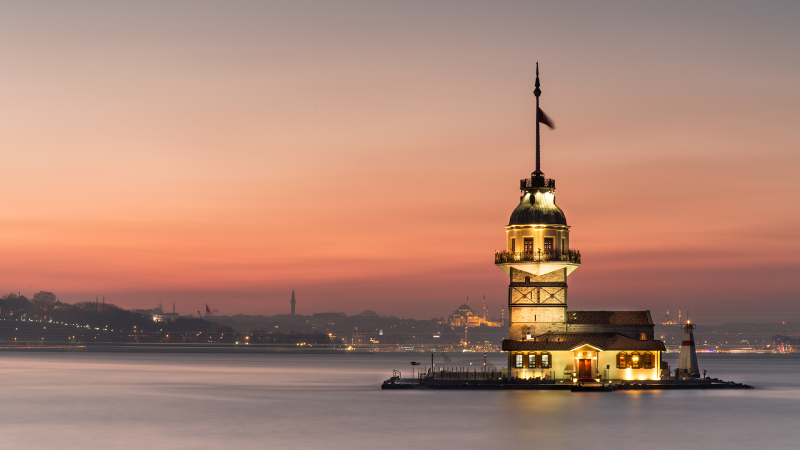
#> input picture 5.png, 1600 x 900 px (shown at 1/2 size)
$ python '11-goruntu toplama cıkarma.py'
#> lines starting #> are read from the running program, lines starting #| are printed output that depends on the picture

import cv2
import numpy as np
x = np.uint8([250])
y = np.uint8([10])
print(x, y)
print(x+y)  # toplar 256 ya gore modu alır
print(cv2.add(x, y))  # max değeri alır
# 0 yerine baska bir şey varsa parlaklık artar
print(cv2.addWeighted(x, 0.5, y, 0.5, 0))
img1 = cv2.imread("5.png")
#> img1 is the input picture: shape (900, 1600, 3); mean B, G, R 116.3, 132.5, 173.4
img2 = cv2.imread("aa.jpg")
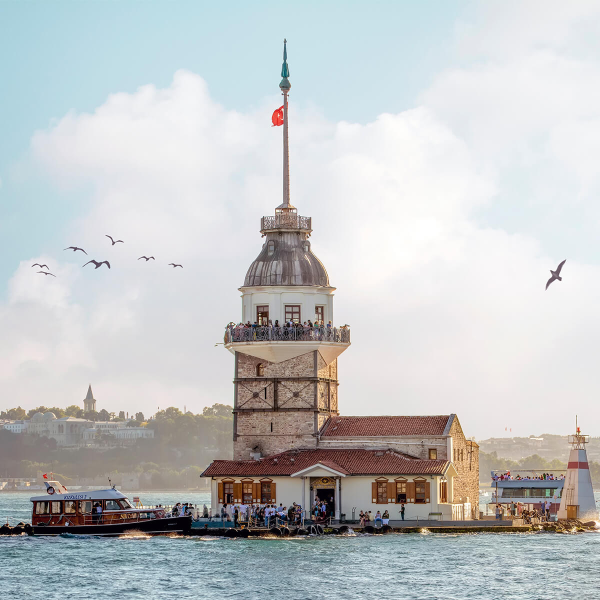
#> input picture aa.jpg, 1200 x 1200 px (shown at 1/2 size)
#> img2 is the input picture: shape (1200, 1200, 3); mean B, G, R 196.7, 195.9, 193.5
img1 = img1[0:700, 0:900]
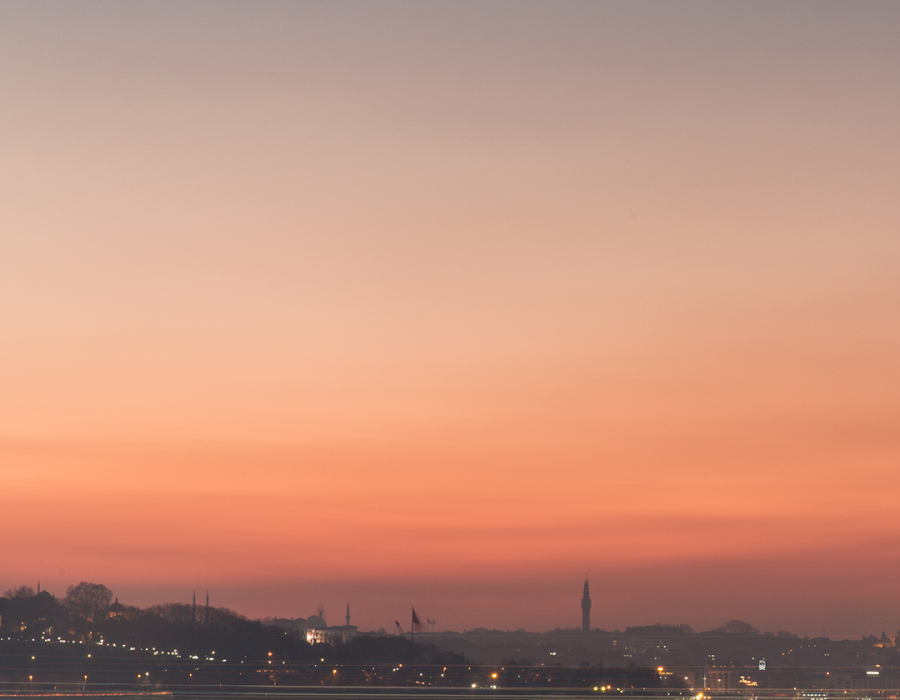
#> img1: shape (700, 900, 3); mean B, G, R 126.5, 146.1, 195.7
img2 = img2[0:700, 0:900]
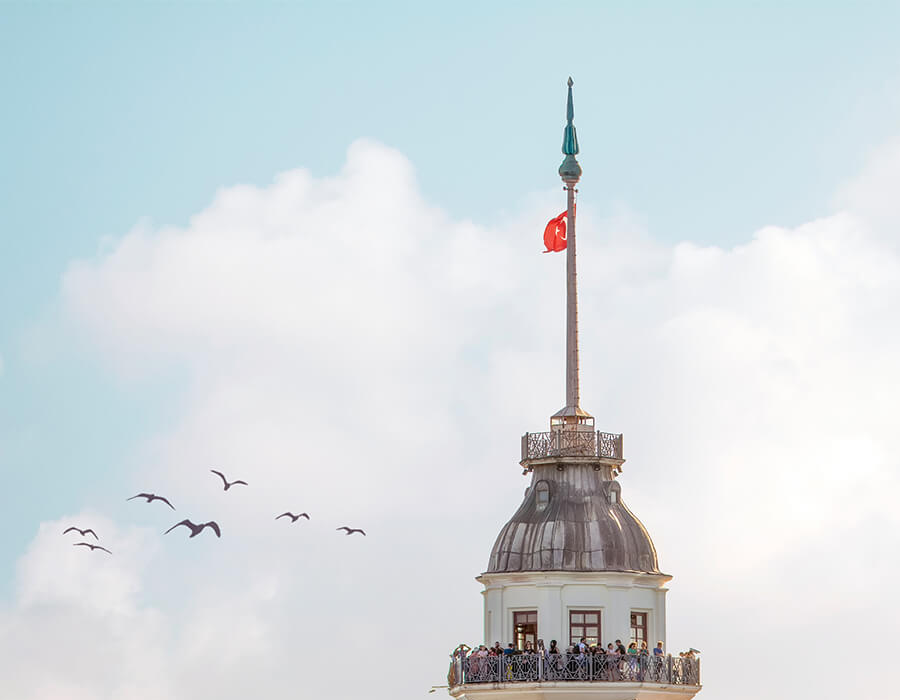
#> img2: shape (700, 900, 3); mean B, G, R 224.6, 220.5, 211.9
t1 = cv2.addWeighted(img1, 0.7, img2, 0.3, 0)
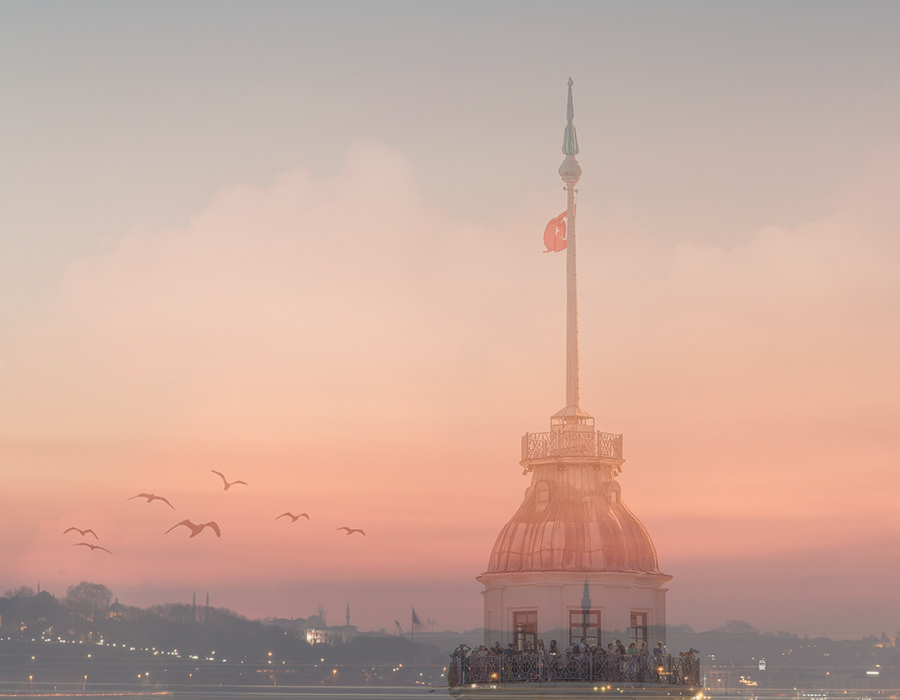
#> t1: shape (700, 900, 3); mean B, G, R 155.9, 168.4, 200.5
t2 = cv2.addWeighted(img1, 0.4, img2, 0.6, 50)
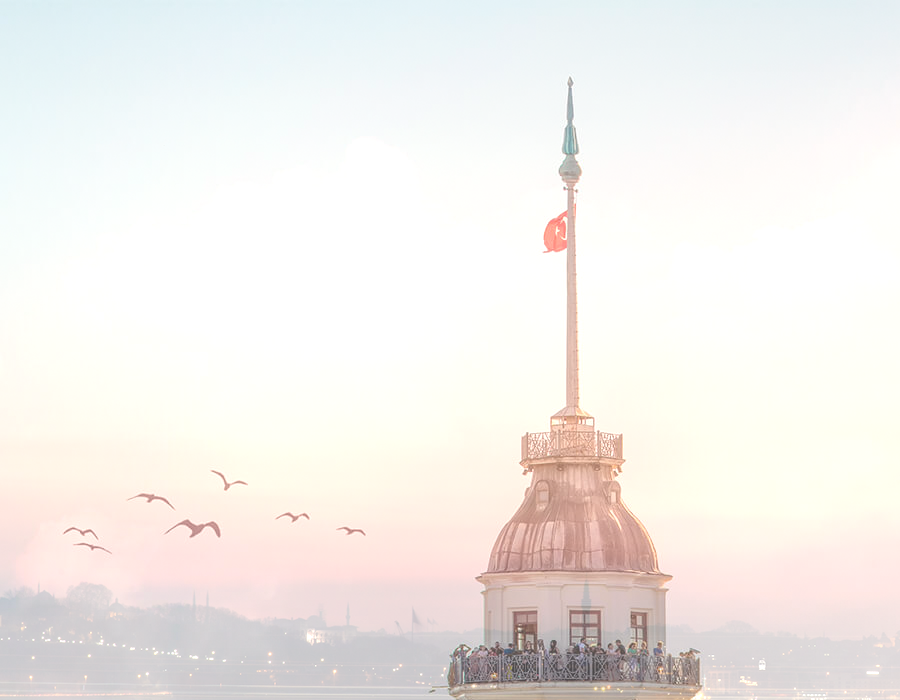
#> t2: shape (700, 900, 3); mean B, G, R 235, 238.6, 242.7
t3 = cv2.add(img1, img2)
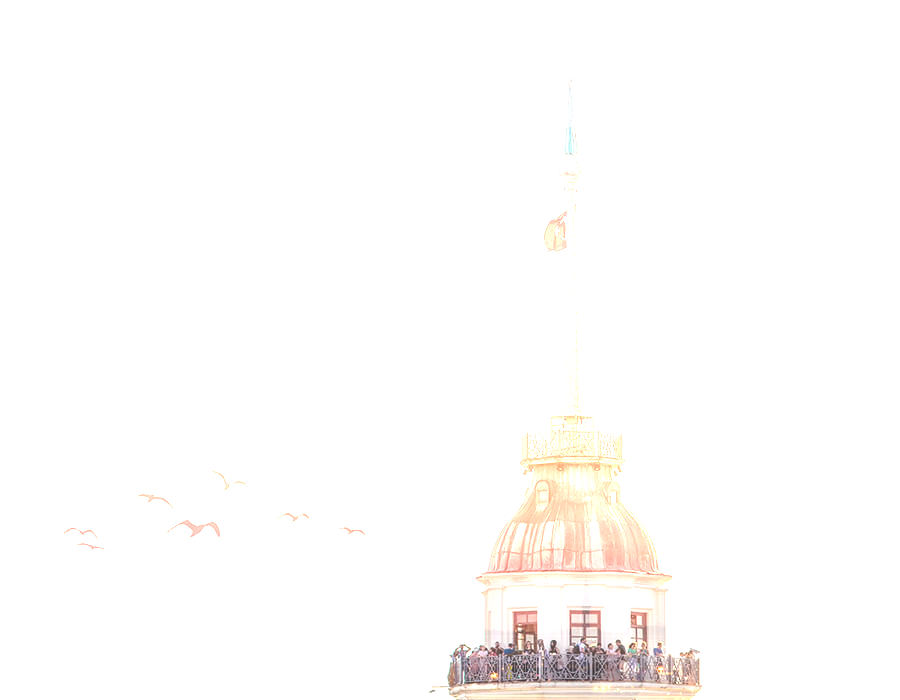
#> t3: shape (700, 900, 3); mean B, G, R 251.3, 252.3, 253.6
cv2.imshow("agırlıklı 1", t1)
cv2.imshow("agırlıklı 2", t2)
cv2.imshow("normal topma", t3)
cv2.waitKey(0)
cv2.destroyAllWindows()
